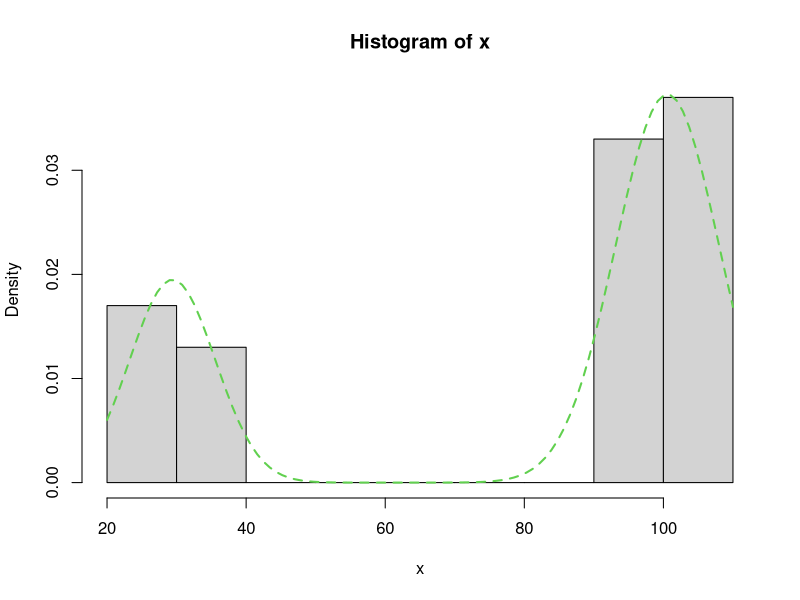

R code for this plot:
x = c(30.16, 30.36, 97.83, 101.59, 106.42, 30.75, 100.10, 103.30, 101.73, 25.48, 98.90, 31.41, 26.33, 32.35, 96.52, 31.93, 108.32, 99.72, 101.11, 103.92, 97.87, 97.83, 99.22, 97.51, 103.24, 29.31, 29.82, 98.42, 34.28, 27.12, 99.28, 103.77, 102.61, 27.22, 97.71, 105.96, 102.41, 30.38, 101.73, 98.59, 100.14, 99.09, 27.44, 100.37, 99.84, 97.34, 101.17, 99.14, 97.41, 99.92, 101.31, 104.61, 100.71, 30.62, 103.57, 28.35, 108.12, 100.05, 31.84, 28.80, 98.47, 27.99, 105.05, 33.33, 100.09, 23.57, 101.68, 95.62, 102.10, 98.77, 100.93, 98.68, 27.00, 102.04, 100.88, 98.79, 102.58, 27.40, 29.01, 29.57, 97.16, 96.60, 105.35, 97.74, 100.97, 101.88, 96.75, 29.01, 98.08, 99.63, 99.41, 101.96, 26.70, 31.66, 98.29, 103.51, 99.28, 99.10, 33.36, 100.36)
hist(x,prob=TRUE)
#multi line comment
if(FALSE){
plot(density(x))
LL <- function(mu, sigma,mu1, sigma1) 

{

-sum (0.7*dnorm(x, mu, sigma, log=TRUE)+0.3*dnorm(x, mu1, sigma1, log=TRUE))
#-sum(R)
}
library(stats4)
mle(LL, start = list(mu = 80, sigma=3, mu1=30, sigma1=5), method = "L-BFGS-B")
}#comment end

#if(FALSE){
library(mclust)
#BIC for parameterized Gaussian mixture models fitted by EM algorithm 
#initialized by model-based
#hierarchical clustering.
#here V indicates that data is univariate
BIC = mclustBIC(x, modelNames="V")
#Determines the best model via 
#mclustBIC for a given set of model parameterizations
#and numbers of components
Model = mclustModel(x, BIC)
#printing mu_1 and mu_2 as output
Model$parameters$mean

# printing variance_1 & variance_2
Model$parameters$variance$sigmasq
#a <- 0.7*dnorm(x,29.41,6.14)+0.3*dnorm(x,100.57,7.49)
#plot(density(pdf))
curve(0.3*dnorm(x,29.41,6.14)+0.7*dnorm(x,100.57,7.49), col=3, lty=2,lwd=2,add=TRUE)
#}
